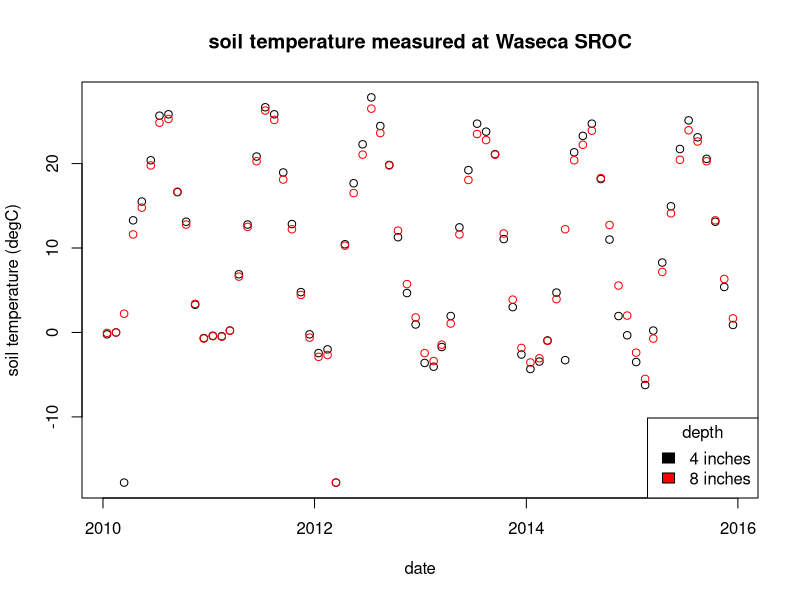
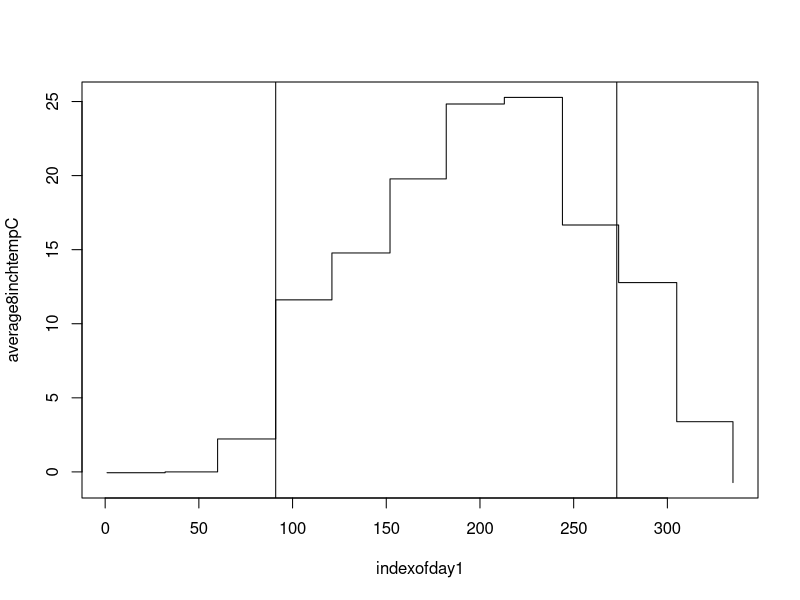
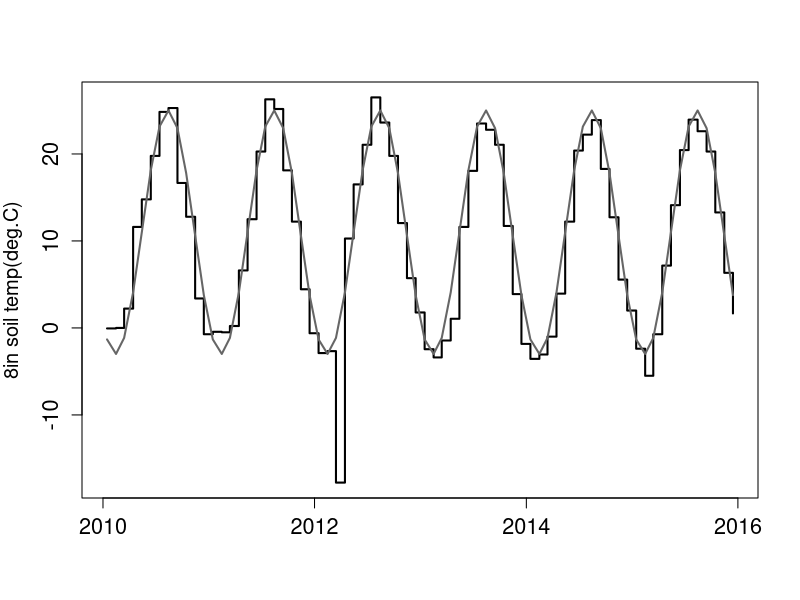

Recreate these plots in R, in order.
###############'
#' How long could an individual rhizobial cell in the soil survive on endogenous PHB?


##################

soilTemp <- read.csv("averagemonthlysoiltemp_waseca.csv")
date <- paste(soilTemp$year,soilTemp$month,"15", sep="-")
soilTemp$date <- as.Date(date, format=c("%Y-%m-%d"))

##Average monthly soil temperature data from Waseca from 2010-2014 (daily data is available, but would take a long time to enter by hand)
##Useful matrix for converting monthly data to daily (ignore leap day)
month2day <- matrix(NA,nrow=4,ncol=12,byrow=TRUE, dimnames=list(c("imonth","Jd1ofm","dayspermonth","Jmidm"),
                                                                c("Jan","Feb","Mar","Apr","May","Jun","Jul","Aug","Sep","Oct","Nov","Dec")))
month2day[1,] <- c(1:12)
month2day[2,] <- c(1,32,60,91,121,152,182,213,244,274,305,335)
month2day[3,] <- c(31,28,31,30,31,30,31,31,30,31,30,31)
month2day[4,] <- c(16,45.5,75,105.5,136,166.5,197,228,258.5,289,319.5,350)

for(i in 1:12){
  soilTemp[soilTemp$month==c(1:12)[i],"lastdayofmonth"] <- month2day[3,][i]
  soilTemp[soilTemp$month==c(1:12)[i],"indexofday1"] <- month2day[2,][i]
}


dailysoiltemp <- soilTemp[rep(row.names(soilTemp),soilTemp$lastdayofmonth),] #expand to have one row per day
#add in column for day of month
for(i in 1:12){
  dailysoiltemp[dailysoiltemp$month==c(1:12)[i],"day"] <- c(1:month2day[3,][i])
}
#make a column for calendar date:
date <- with(dailysoiltemp, paste(year,month,day,sep="-"))
dailysoiltemp$date <- as.Date(date, format=c("%Y-%m-%d"))

##View oscilation:
plot(average4inchtempC ~ date, data=soilTemp,ylab="soil temperature (degC)",main="soil temperature measured at Waseca SROC")
points(average8inchtempC ~ date, data=soilTemp, col="red")
legend("bottomright",legend=c("4 inches","8 inches"),fill=c("black","red"),title="depth")

###Use the 8-inch temperature, since it's a bit more stable (the difference is pretty negligible in the warm season, 
# which is where it would have the biggest effects on survival estimates Get a vector of hourly data:
##To make life easier, fit a mathematical model to the temperature data:
soilTemp <- soilTemp[order(soilTemp$date),]
plot(average8inchtempC~indexofday1, data=soilTemp[soilTemp$year=="2010",],type="s") ##
abline(v=c(91,273))

##Use a 1st order Fourier equation (from p. 262 of Thornley and France)
##Maximum and minimum yearly soil temp: use average of 6 years:
Tmax <- mean(with(soilTemp,tapply(average8inchtempC,year,max)))
Tmax <- round(Tmax) #round to nearest degree
##2012 is a major outlier--exclude from mean
mintemp <- with(soilTemp,tapply(average8inchtempC,year,min))
Tmin <- mean(mintemp[row.names(mintemp)!="2012"])
Tmin <- round(Tmin)
Tmn = 0.5 * (Tmax + Tmin)
Tvr = 0.5 * (Tmax - Tmin)
de = 121 #day on which temp reaches Tmn (or de +-182)--May 1st and Nov 1st
soilTemp$sinusoidTemp <- Tmn + Tvr*sin(2*pi*(soilTemp$indexofday1-de)/365)

#format for paper
#tiff(file="FigA1tempOscillation.tiff",width=607,height=350,res=100)
plot(average8inchtempC~date, data=soilTemp,type="s",lwd=2,col=grey(0),
     ylab=c('8in soil temp(deg.C)'),cex.lab=1.2,cex.axis=1.3,xlab="") ##
points(sinusoidTemp ~ date, data=soilTemp,type="l",lwd=2,lty=1,col=grey(0.4))
#dev.off()

